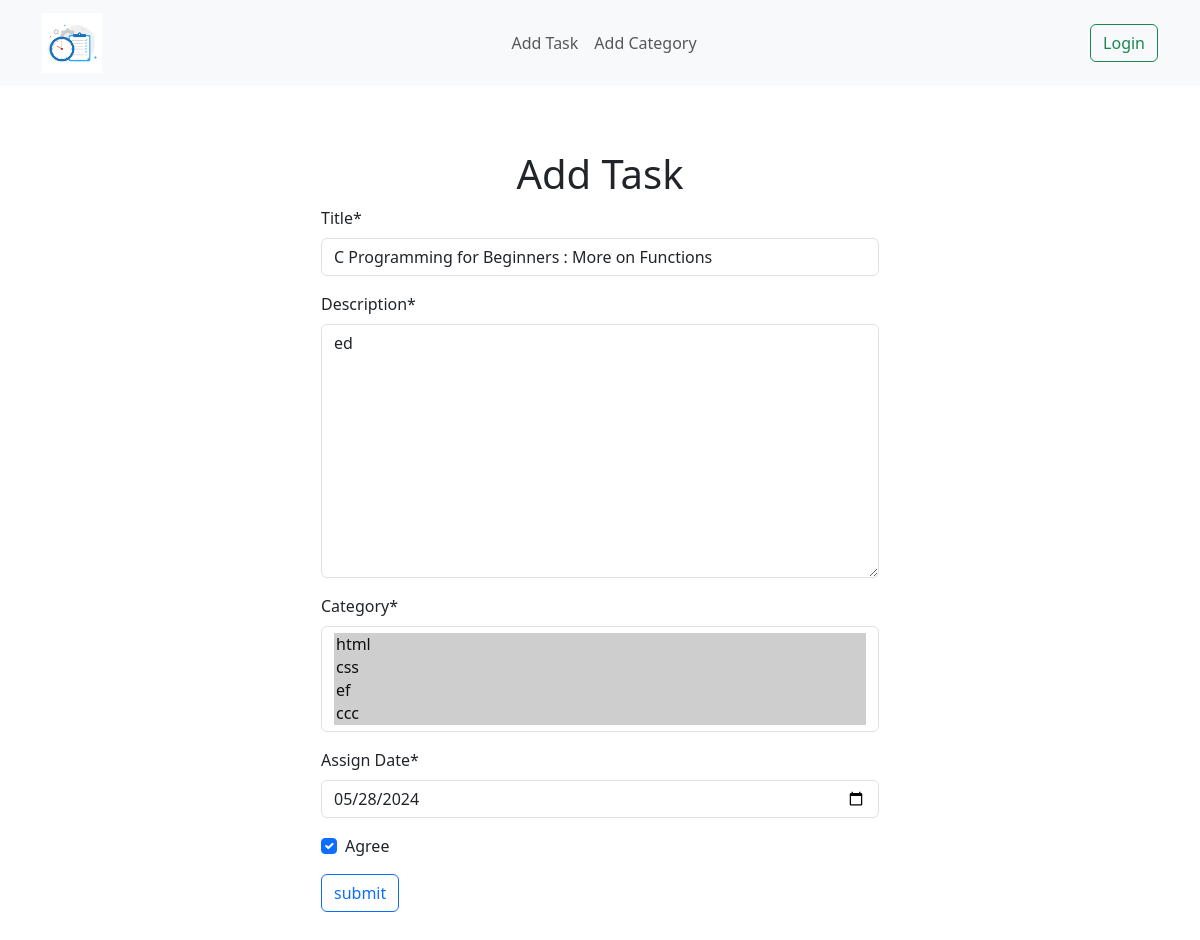
The app's page /task/edit/3, older data.
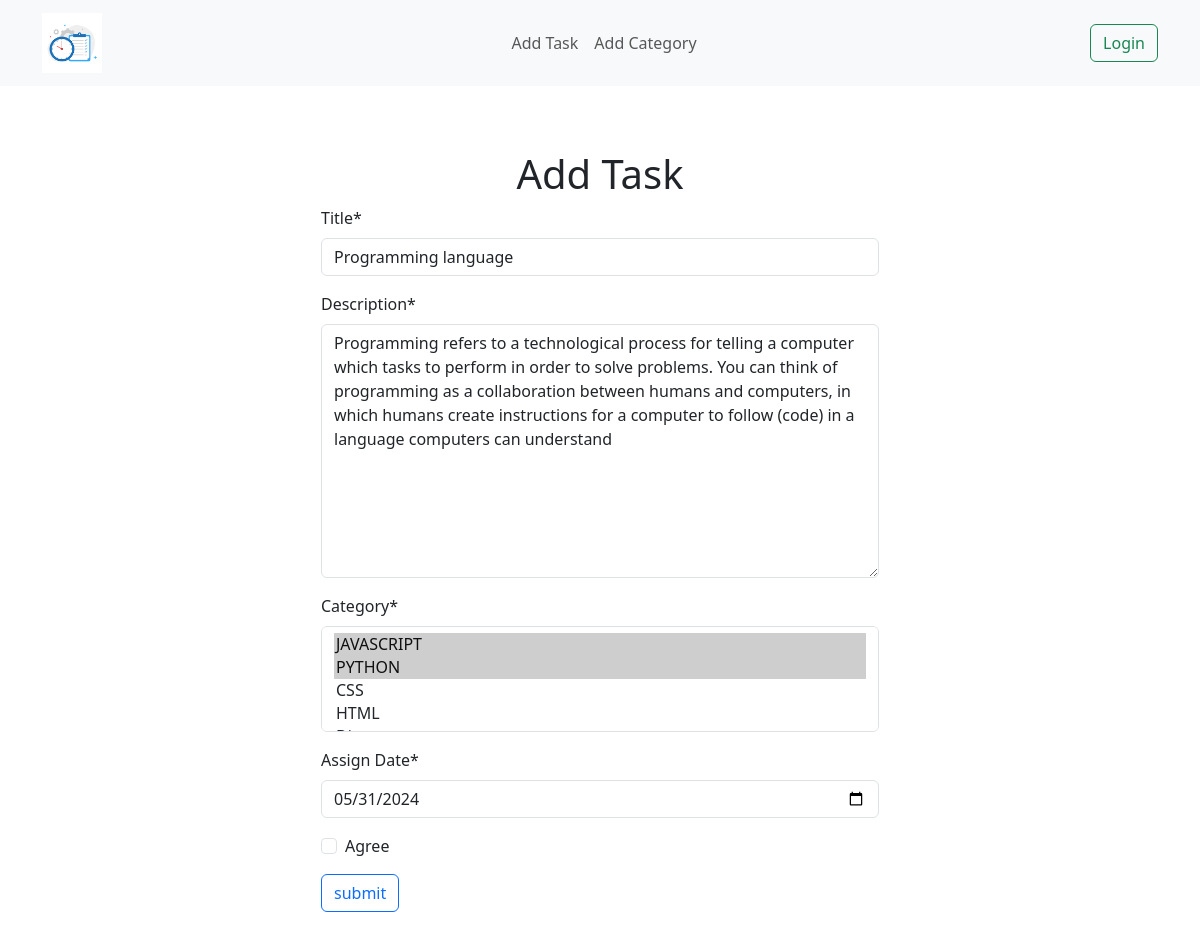
The same page, newer data.
### task/models.py (models this page shows, shortened)
class Task(models.Model):
  title=models.CharField(max_length=150)
  description=models.TextField()
  category=models.ManyToManyField(Category) #many to many relation ships
  date=models.DateField()
  is_complete=models.BooleanField()

### task/views.py (the view)
# urls.py: path("edit/<int:id>",views.edit_task,name='edit_task'),
def edit_task(request,id):
  task=models.Task.objects.get(pk=id)
  task_form=forms.TaskForm(instance=task)
  if request.method=='POST':
    task_form=forms.TaskForm(request.POST,instance=task)
    if task_form.is_valid():
      task_form.save()
      return redirect('homepage')
  return render(request,'add_task.html',{'form':task_form})

### task/forms.py
class TaskForm(forms.ModelForm):
  class Meta:
    model=Task
    fields='__all__'
    labels={
      'title':"Title",
      'description':"Description",
      'date':"Assign Date",
      'is_complete':"Agree"
    }
    widgets={
      'date':forms.TextInput(attrs={'type':'date'}),
      }

### categories/models.py (called while the page is built)
  def __str__(self) -> str:
    return self.name

### task/templates/add_task.html (shortened to what this page needs)
{% extends "base.html" %}
{% block content%}
{% load crispy_forms_tags %}
<div class="container py-5">
  <h1 class="text-center mt-3">Add Task</h1>
  <form method='post' class="w-50 mx-auto">
    {{form  | crispy}}
    <button type='submit' class='btn btn-outline-primary'>submit</button>
  </form>
</div>
{% endblock %}

Row changes from the older to the newer data that the page shows:
changed Task: title "C Programming for Beginners : More on Functions" → "Programming language"; description "ed" → "Programming refers to a technological process for telling a computer which tasks to perform in order to solve problems. You can think of programming as a collaboration between humans and computers, in which humans create instructions for a computer to follow (code) in a language computers can understand"; date "05/28/2024" → "05/31/2024"; is_complete "☑" → "☐"
Text that changed along with them:
form field category: "html ☑ / css ☑ / ef ☑ / ccc ☑" → "JAVASCRIPT ☑ / PYTHON ☑ / CSS / HTML"
